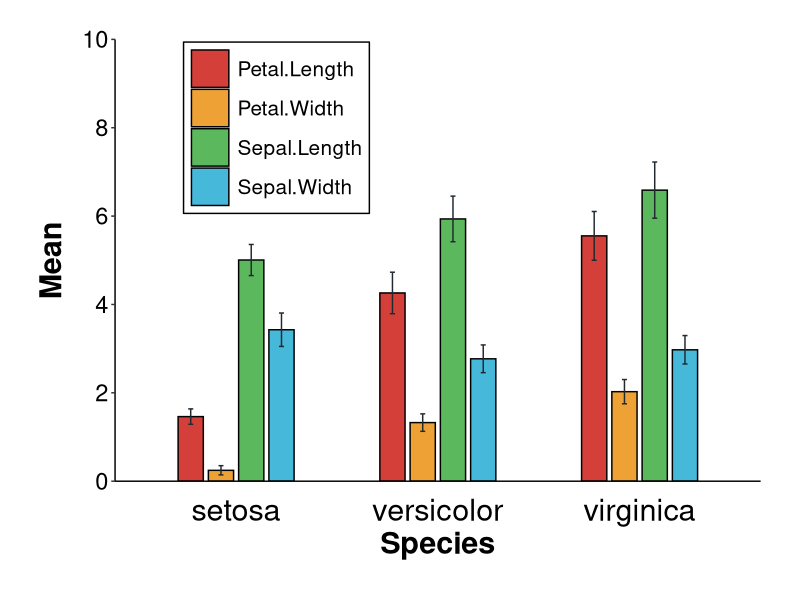
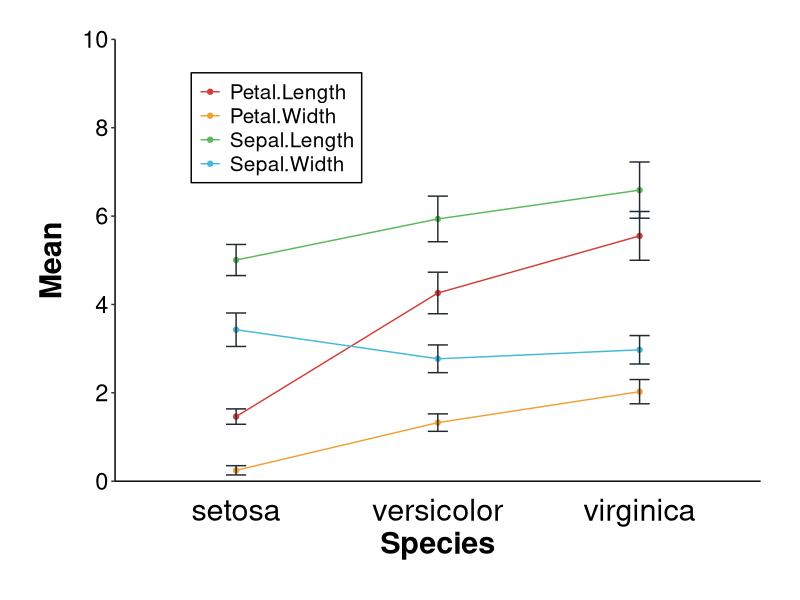
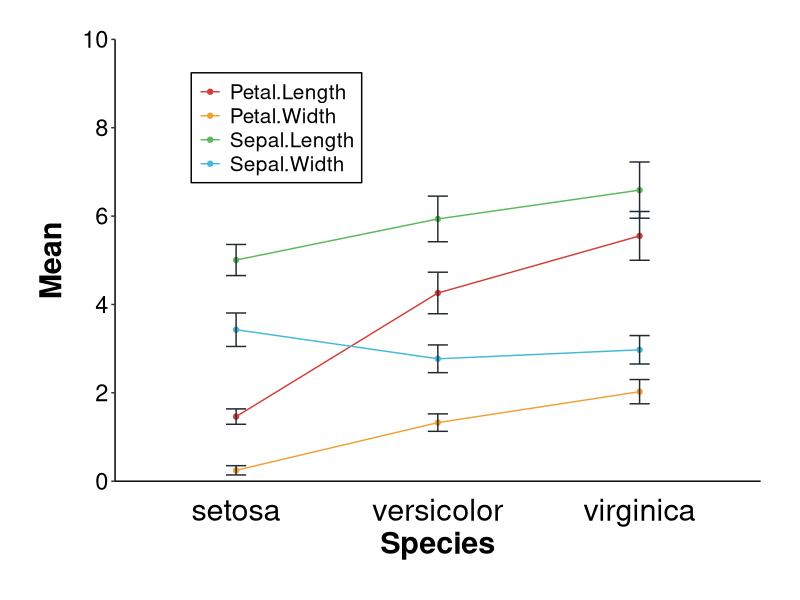

Source code (R) for these figures, in order:
# load packages
library(tidyverse)
library(rstatix)
# data tidy
data <- iris %>%
  pivot_longer(1:4, names_to = "Types", values_to = "values") %>%
  group_by(Species, Types) %>%
  get_summary_stats(show = c("n","mean","sd","min","max")) %>%
  mutate(Types = as_factor(Types) %>% fct_relevel("Petal.Length", "Petal.Width","Sepal.Length","Sepal.Width"))

# barplot+errorbar
data %>% 
  ggplot(aes(Species, mean,fill = Types,
             ymin = mean-sd,
             ymax = mean+sd)) +
  geom_col(width = .5, position = position_dodge(.6),
           color = "black") +
  geom_errorbar(
    color = "#22292F",
    width = .1, position = position_dodge(.6)) +
  scale_y_continuous(expand = expansion(0),
                     limits = c(0, 10),
                     breaks = seq(0, 10, 2)) +
  ggsci::scale_fill_locuszoom() +
  #scale_fill_grey() +
  #scale_fill_brewer(palette="Set1")
  #scale_fill_manual(values = c("#FAFAFA", "#D4D4D4", "#737373")) +
  labs(
    y = "Mean"
  ) + 
  theme(
    plot.margin = unit(c(1, 1, 1, 1), "cm"),
    panel.background = element_blank(),
    plot.title = element_text(size = 22, face = "bold",
                              hjust = 0.5,
                              margin = margin(b = 15)),
    axis.line = element_line(color = "black"),
    axis.title = element_text(size = 22, color = "black",
                              face = "bold"),
    axis.text = element_text(size = 22, color = "black"),
    axis.text.x = element_text(margin = margin(t = 10)),
    axis.text.y = element_text(size = 17),
    axis.title.y = element_text(margin = margin(r = 10)),
    axis.ticks.x = element_blank(),
    legend.title = element_blank(),
    legend.position = c(.25, .8),
    legend.background = element_rect(color = "black"),
    legend.text = element_text(size = 15),
    legend.margin = margin(t = 5, l = 5, r = 5, b = 5),
    legend.key = element_rect(color = NA, fill = NA)
  ) +
  guides(
    fill = guide_legend(
      keywidth = 1,
      keyheight = 1,
      default.unit= "cm"
    )
  )

# point-line plot + errorbar
data %>% 
  ggplot(aes(Species, mean, color = Types, group = Types)) +
  geom_point() +
  geom_line() +
  geom_errorbar(
    aes(ymin = mean-sd,
        ymax = mean+sd),
    color = "#22292F",
    width = .1) +
  scale_y_continuous(expand = expansion(0),
                     limits = c(0, 10),
                     breaks = seq(0, 10, 2)) +
  ggsci::scale_color_locuszoom() +
  #scale_fill_grey() +
  #scale_fill_brewer(palette="Set1")
  #scale_fill_manual(values = c("#FAFAFA", "#D4D4D4", "#737373")) +
  labs(
    y = "Mean"
  ) + 
  theme(
    plot.margin = unit(c(1, 1, 1, 1), "cm"),
    panel.background = element_blank(),
    plot.title = element_text(size = 22, face = "bold",
                              hjust = 0.5,
                              margin = margin(b = 15)),
    axis.line = element_line(color = "black"),
    axis.title = element_text(size = 22, color = "black",
                              face = "bold"),
    axis.text = element_text(size = 22, color = "black"),
    axis.text.x = element_text(margin = margin(t = 10)),
    axis.text.y = element_text(size = 17),
    axis.title.y = element_text(margin = margin(r = 10)),
    axis.ticks.x = element_blank(),
    legend.title = element_blank(),
    legend.position = c(.25, .8),
    legend.background = element_rect(color = "black"),
    legend.text = element_text(size = 15),
    legend.margin = margin(t = 5, l = 5, r = 5, b = 5),
    legend.key = element_rect(color = NA, fill = NA)
  ) +
  guides(
    fill = guide_legend(
      keywidth = 1,
      keyheight = 1,
      default.unit= "cm"
    )
  )

# export png
ggsave("C:/Users/Dell/Desktop/barchart_apa.png", width = 10, height = 7, dpi = 300)